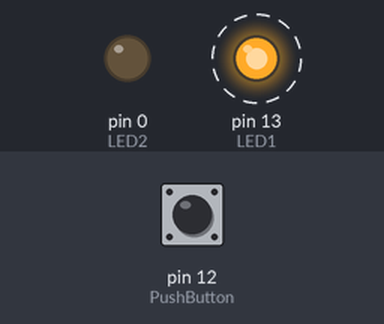
Bench run of a sketch on a simulated Arduino Uno, built with avr-gcc and run on an emulated ATmega328P. On the bench: output pins drawn as LEDs (lit = HIGH). Dashed ring = blinking. The inputs (shaded band) are chosen by the test bench; at power-on: pin 12 (PushButton) HIGH.

Above: at 0.1 s.
1.3 s: pin 12 (PushButton) pulled LOW for 0.15 s
At 2.8 s:
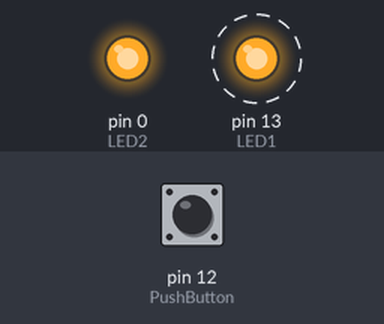
4.4 s: pin 12 (PushButton) pulled LOW for 1 s
At 5.8 s:
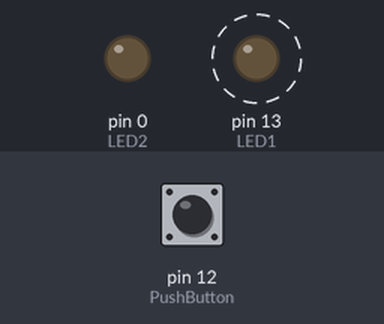
8.4 s: pin 12 (PushButton) pulled LOW for 3.2 s
At 13.0 s:
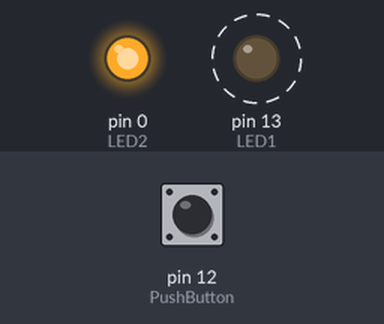
Timing chart, 0 to 19.1 s (numbered marks = the images above; inputs shaded):
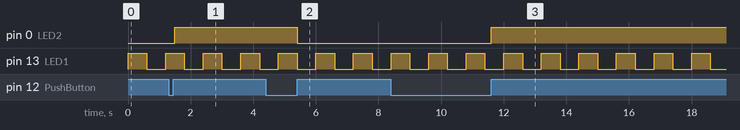

Measured:
- after the input at 1.3 s, pin 0 (LED2): LOW → HIGH after 0.20 s
- after the input at 4.4 s, pin 0 (LED2): HIGH → LOW after 1.0 s
- after the input at 8.4 s, pin 0 (LED2): LOW → HIGH after 3.2 s
- by itself, pin 13 (LED1): alternates HIGH for 0.60 s and LOW for 0.60 s

The sketch:

Toggle_Blink.ino
```cpp
/* Finite State Machine Implementation Example
 * Toggle and Blink
 *
 * Blink FSM
 *          ┌─┐
 *          │ │
 *          ├─┤
 *          └─┘
 *           |
 *           |
 *     ┌────────────┐
 * +-->│State1      │---+
 * |   ├────────────┤   |
 * |   │Set LED1 Off│   |
 * |   │Count = 0   │   |
 * |   └────────────┘   |
 * |Count >= 500ms      |Count >= 500ms
 * |                    |
 * |   ┌────────────┐   |
 * +---│State2      │<--+
 *     ├────────────┤
 *     │Set LED1 On │
 *     │Count = 0   │
 *     └────────────┘
 *
 *
 *
 * Toggle FSM
 *          ┌─┐
 *          │ │
 *          ├─┤
 *          └─┘
 *           |
 *           |
 *     ┌────────────┐
 * +-->│State1      │---+
 * |   ├────────────┤   |
 * |   │Set LED2 Off│   |
 * |   └────────────┘   |
 * |Input               |Input
 * |Rising Edge         |Rising Edge
 * |   ┌────────────┐   |
 * +---│State2      │<--+
 *     ├────────────┤
 *     │Set LED2 On │
 *     └────────────┘
 *
 * Notes:
 * Condition evaluation priority is determined by the order in the
 * evaluation sequence.
 * State actions should be short and non-blocking. Long or complex
 * actions should be subdivided into additional states or into a
 * sub-machine.
 *
 * I/O scanning can be on-demand (each condition reads its I/O) or
 * snapshot-based (all I/O is read once at the beginning of the loop
 * and then frozen).
 * The scanning method impacts the evaluation priority of the conditions.
 *
 * Created 25-Sep-2024 by Simón Plata
 * Revised 25-Aug-2025 by Simón Plata
 *
 */

#define LED1 13
#define LED2 0
#define PushButton 12

void setup() {
  // put your setup code here, to run once:
  pinMode(PushButton, INPUT_PULLUP);
  pinMode(LED1, OUTPUT);
  pinMode(LED2, OUTPUT);
}

void loop() {
  // put your main code here, to run repeatedly:
  fsm1_update();
  fsm2_update();
  delay(100);
}


void fsm1_update() {
  enum fsm_states {
    state_0,
    state_1,
    state_2
  };

  static enum fsm_states state = state_0;
  static int8_t count;

  switch(state) {

    case state_0:  if(1) {
            state = state_1;
            count = 0;
            digitalWrite(LED1, HIGH);
          }
          break;

    case state_1:  if(count >= 5) {    // state_1 --> state_2 transition for Input rising edge
            state = state_2;
            count = 0;
            digitalWrite(LED1, LOW);
          }
          else {
            count = count + 1;
          }
          break;

    case state_2:  if(count >= 5) {    // state_2 --> state_1 transition for Input rising edge
            state = state_1;
            count = 0;
            digitalWrite(LED1, HIGH);
          }
          else {
            count = count + 1;
          }
          break;
  }
}


void fsm2_update() {
 enum fsm_states {
    state_0,
    state_1,
    state_2
  };

  static enum fsm_states state = state_0;
  static int8_t Previous_Input_Value = LOW;
  int8_t Input;

  Input = digitalRead(PushButton);
  switch(state) {

    case state_0:  if(1) {
            state = state_1;
            digitalWrite(LED2, LOW);
          }
          break;

    case state_1:  if((Input == HIGH) && (Input != Previous_Input_Value)) {    // state_1 --> state_2 transition for Input rising edge
            state = state_2;
            digitalWrite(LED2, HIGH);
          }
          break;

    case state_2:  if((Input == HIGH) && (Input != Previous_Input_Value)) {    // state_2 --> state_1 transition for Input rising edge
            state = state_1;
            digitalWrite(LED2, LOW);
          }
          break;
  }
  Previous_Input_Value = Input;
}
```
